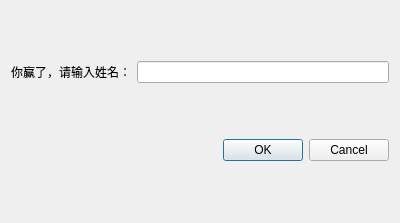
<?xml version="1.0" encoding="UTF-8"?>
<ui version="4.0">
 <class>EditLeaderBoardDialog</class>
 <widget class="QDialog" name="EditLeaderBoardDialog">
  <property name="geometry">
   <rect>
    <x>0</x>
    <y>0</y>
    <width>400</width>
    <height>223</height>
   </rect>
  </property>
  <property name="windowTitle">
   <string/>
  </property>
  <layout class="QVBoxLayout" name="verticalLayout">
   <item>
    <layout class="QHBoxLayout" name="horizontalLayout">
     <item>
      <widget class="QLabel" name="label">
       <property name="text">
        <string>你赢了，请输入姓名：</string>
       </property>
      </widget>
     </item>
     <item>
      <widget class="QLineEdit" name="lineEdit"/>
     </item>
    </layout>
   </item>
   <item>
    <widget class="QDialogButtonBox" name="buttonBox">
     <property name="orientation">
      <enum>Qt::Horizontal</enum>
     </property>
     <property name="standardButtons">
      <set>QDialogButtonBox::Cancel|QDialogButtonBox::Ok</set>
     </property>
    </widget>
   </item>
  </layout>
 </widget>
 <resources/>
 <connections>
  <connection>
   <sender>buttonBox</sender>
   <signal>accepted()</signal>
   <receiver>EditLeaderBoardDialog</receiver>
   <slot>accept()</slot>
   <hints>
    <hint type="sourcelabel">
     <x>248</x>
     <y>254</y>
    </hint>
    <hint type="destinationlabel">
     <x>157</x>
     <y>274</y>
    </hint>
   </hints>
  </connection>
  <connection>
   <sender>buttonBox</sender>
   <signal>rejected()</signal>
   <receiver>EditLeaderBoardDialog</receiver>
   <slot>reject()</slot>
   <hints>
    <hint type="sourcelabel">
     <x>316</x>
     <y>260</y>
    </hint>
    <hint type="destinationlabel">
     <x>286</x>
     <y>274</y>
    </hint>
   </hints>
  </connection>
 </connections>
</ui>
